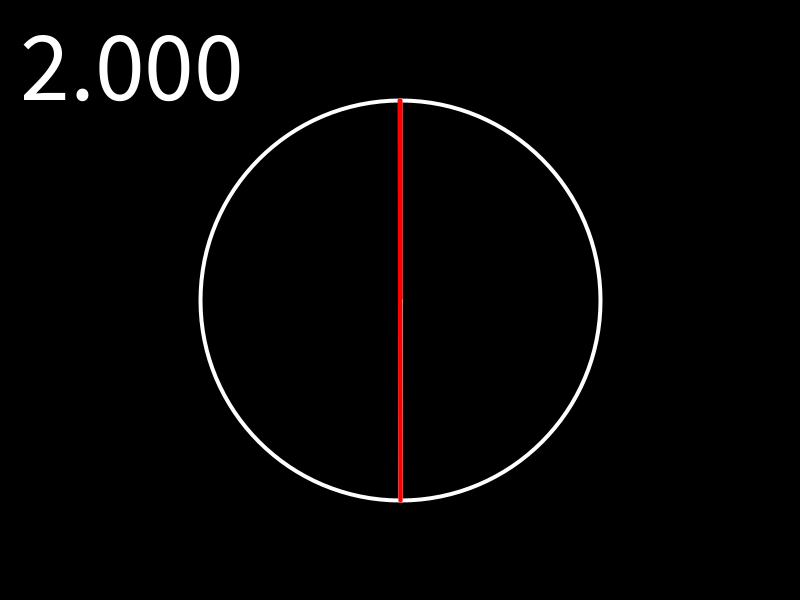
Frame 1 (no input)
Frame 60 (the mouse pressed at the canvas centre just before this capture): identical to frame 1, image omitted
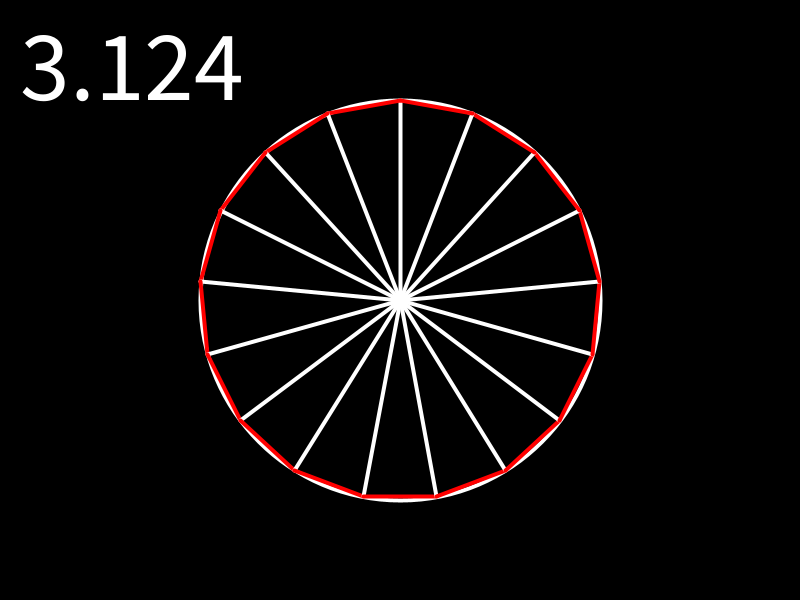
Frame 120 (the mouse held since frame 60 and released just before this capture)

The Processing sketch that drew these frames (run headless with seeded random() and noise(); from frame 60 on, the mouse is pressed at the canvas centre):

// Processing sketch: calculate_pi
// ── calculate_pi.pde
PVector center;

float r = 200;
int n = 2;

void setup() {
  size(800, 600);
  center = new PVector(width/2, height/2);
}

PVector rotZ(PVector pos, float angle) {
  float x = pos.x * cos(angle) + pos.y * sin(angle);
  float y = pos.x * -sin(angle) + pos.y * cos(angle);
  return new PVector(x, y);
}

void draw() {
  n = mouseX / (width/30) + 2;
  //n++;
  
  background(0);
  noFill();
  stroke(255);
  strokeWeight(4);

  pushMatrix();
  translate(center.x, center.y);
  circle(0, 0, 2*r);
  PVector p = new PVector(0, -r);
  for (int i = 0; i<n; i++) {
    stroke(255);
    line(0, 0, p.x, p.y);
    PVector pPrev = p;
    p = rotZ(p, TWO_PI/n);
    stroke(255,0,0);
    line(pPrev.x, pPrev.y, p.x, p.y);
  }
  popMatrix();
  
  float alpha = TWO_PI/(2*n);
  float opposite = sin(alpha)*r;
  float circumference = opposite * 2*n;
  float pi = circumference / (2*r);
  textSize(100);
  text(pi, 0, 100);
  print(pi + "\n");
}
